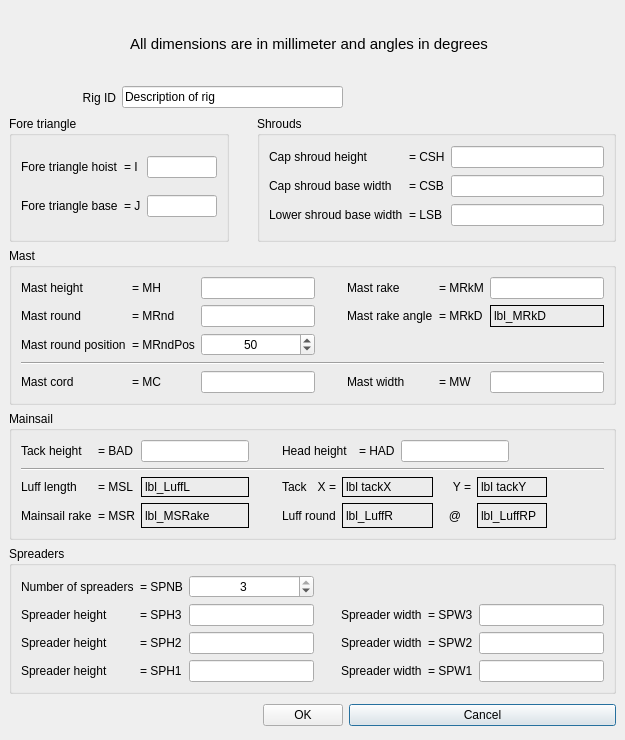
<ui version="4.0" >
 <author>sailcuter</author>
 <class>CFormRigDefBase</class>
 <widget class="QDialog" name="CFormRigDefBase" >
  <property name="geometry" >
   <rect>
    <x>0</x>
    <y>0</y>
    <width>625</width>
    <height>740</height>
   </rect>
  </property>
  <property name="minimumSize" >
   <size>
    <width>625</width>
    <height>740</height>
   </size>
  </property>
  <property name="windowTitle" >
   <string>Rig dimensions</string>
  </property>
  <layout class="QGridLayout" >
   <property name="margin" >
    <number>9</number>
   </property>
   <property name="spacing" >
    <number>6</number>
   </property>
   <item row="6" column="5" >
    <widget class="QPushButton" name="btnCancel" >
     <property name="text" >
      <string>Cancel</string>
     </property>
    </widget>
   </item>
   <item row="6" column="4" >
    <widget class="QPushButton" name="btnOK" >
     <property name="text" >
      <string>OK</string>
     </property>
    </widget>
   </item>
   <item row="5" column="0" colspan="6" >
    <widget class="QGroupBox" name="groupBox_4" >
     <property name="title" >
      <string>Spreaders</string>
     </property>
     <layout class="QGridLayout" >
      <property name="margin" >
       <number>9</number>
      </property>
      <property name="spacing" >
       <number>6</number>
      </property>
      <item row="2" column="5" >
       <widget class="QLabel" name="lbl_SPW2" >
        <property name="text" >
         <string>= SPW2</string>
        </property>
       </widget>
      </item>
      <item row="3" column="5" >
       <widget class="QLabel" name="lbl_SPW1" >
        <property name="text" >
         <string>= SPW1</string>
        </property>
       </widget>
      </item>
      <item row="1" column="5" >
       <widget class="QLabel" name="lbl_SPW3" >
        <property name="text" >
         <string>= SPW3</string>
        </property>
       </widget>
      </item>
      <item row="1" column="3" >
       <spacer>
        <property name="orientation" >
         <enum>Qt::Horizontal</enum>
        </property>
        <property name="sizeType" >
         <enum>QSizePolicy::Minimum</enum>
        </property>
        <property name="sizeHint" >
         <size>
          <width>21</width>
          <height>20</height>
         </size>
        </property>
       </spacer>
      </item>
      <item row="0" column="2" >
       <widget class="QSpinBox" name="spinBox_SPNB" >
        <property name="minimumSize" >
         <size>
          <width>50</width>
          <height>21</height>
         </size>
        </property>
        <property name="alignment" >
         <set>Qt::AlignHCenter</set>
        </property>
        <property name="suffix" >
         <string/>
        </property>
        <property name="maximum" >
         <number>3</number>
        </property>
        <property name="value" >
         <number>3</number>
        </property>
       </widget>
      </item>
      <item row="1" column="6" >
       <widget class="QLineEdit" name="txt_SPW3" >
        <property name="minimumSize" >
         <size>
          <width>70</width>
          <height>0</height>
         </size>
        </property>
        <property name="alignment" >
         <set>Qt::AlignHCenter</set>
        </property>
       </widget>
      </item>
      <item row="2" column="6" >
       <widget class="QLineEdit" name="txt_SPW2" >
        <property name="alignment" >
         <set>Qt::AlignHCenter</set>
        </property>
       </widget>
      </item>
      <item row="3" column="6" >
       <widget class="QLineEdit" name="txt_SPW1" >
        <property name="alignment" >
         <set>Qt::AlignHCenter</set>
        </property>
       </widget>
      </item>
      <item row="2" column="1" >
       <widget class="QLabel" name="lbl_SPH2" >
        <property name="text" >
         <string>= SPH2</string>
        </property>
       </widget>
      </item>
      <item row="3" column="1" >
       <widget class="QLabel" name="lbl_SPH1" >
        <property name="text" >
         <string>= SPH1</string>
        </property>
       </widget>
      </item>
      <item row="3" column="2" >
       <widget class="QLineEdit" name="txt_SPH1" >
        <property name="alignment" >
         <set>Qt::AlignHCenter</set>
        </property>
       </widget>
      </item>
      <item row="2" column="2" >
       <widget class="QLineEdit" name="txt_SPH2" >
        <property name="alignment" >
         <set>Qt::AlignHCenter</set>
        </property>
       </widget>
      </item>
      <item row="1" column="2" >
       <widget class="QLineEdit" name="txt_SPH3" >
        <property name="minimumSize" >
         <size>
          <width>70</width>
          <height>0</height>
         </size>
        </property>
        <property name="alignment" >
         <set>Qt::AlignHCenter</set>
        </property>
       </widget>
      </item>
      <item row="1" column="0" >
       <widget class="QLabel" name="lbl_SpreaderHeight3" >
        <property name="text" >
         <string>Spreader height</string>
        </property>
       </widget>
      </item>
      <item row="2" column="0" >
       <widget class="QLabel" name="lbl_SpreaderHeight2" >
        <property name="text" >
         <string>Spreader height</string>
        </property>
       </widget>
      </item>
      <item row="3" column="0" >
       <widget class="QLabel" name="lbl_SpreaderHeight1" >
        <property name="text" >
         <string>Spreader height</string>
        </property>
       </widget>
      </item>
      <item row="1" column="4" >
       <widget class="QLabel" name="lbl_SpreaderWidth3" >
        <property name="text" >
         <string>Spreader width</string>
        </property>
       </widget>
      </item>
      <item row="2" column="4" >
       <widget class="QLabel" name="lbl_SpreaderWidth2" >
        <property name="text" >
         <string>Spreader width</string>
        </property>
       </widget>
      </item>
      <item row="3" column="4" >
       <widget class="QLabel" name="lbl_SpreaderWidth1" >
        <property name="text" >
         <string>Spreader width</string>
        </property>
       </widget>
      </item>
      <item row="0" column="0" >
       <widget class="QLabel" name="label_SpreaderNumber" >
        <property name="text" >
         <string>Number of spreaders</string>
        </property>
       </widget>
      </item>
      <item row="1" column="1" >
       <widget class="QLabel" name="lbl_SPH3" >
        <property name="text" >
         <string>= SPH3</string>
        </property>
       </widget>
      </item>
      <item row="0" column="1" >
       <widget class="QLabel" name="lbl_SPNB" >
        <property name="text" >
         <string>= SPNB</string>
        </property>
       </widget>
      </item>
     </layout>
    </widget>
   </item>
   <item row="4" column="0" colspan="6" >
    <widget class="QGroupBox" name="groupBox_5" >
     <property name="sizePolicy" >
      <sizepolicy>
       <hsizetype>5</hsizetype>
       <vsizetype>5</vsizetype>
       <horstretch>0</horstretch>
       <verstretch>0</verstretch>
      </sizepolicy>
     </property>
     <property name="minimumSize" >
      <size>
       <width>0</width>
       <height>0</height>
      </size>
     </property>
     <property name="title" >
      <string>Mainsail</string>
     </property>
     <layout class="QGridLayout" >
      <property name="margin" >
       <number>9</number>
      </property>
      <property name="spacing" >
       <number>6</number>
      </property>
      <item row="3" column="1" >
       <widget class="QLabel" name="lblMSR" >
        <property name="text" >
         <string>= MSR</string>
        </property>
       </widget>
      </item>
      <item row="2" column="1" >
       <widget class="QLabel" name="lblMSLL" >
        <property name="text" >
         <string>= MSL</string>
        </property>
       </widget>
      </item>
      <item row="0" column="1" >
       <widget class="QLabel" name="lblBAD" >
        <property name="minimumSize" >
         <size>
          <width>0</width>
          <height>0</height>
         </size>
        </property>
        <property name="text" >
         <string>= BAD</string>
        </property>
       </widget>
      </item>
      <item row="0" column="0" >
       <widget class="QLabel" name="lbl_BAD" >
        <property name="text" >
         <string>Tack height </string>
        </property>
       </widget>
      </item>
      <item row="0" column="7" >
       <widget class="QLabel" name="lblHAD" >
        <property name="text" >
         <string>= HAD</string>
        </property>
       </widget>
      </item>
      <item row="0" column="4" colspan="3" >
       <widget class="QLabel" name="lbl_HAD" >
        <property name="text" >
         <string>Head height</string>
        </property>
       </widget>
      </item>
      <item row="3" column="12" >
       <spacer>
        <property name="orientation" >
         <enum>Qt::Horizontal</enum>
        </property>
        <property name="sizeHint" >
         <size>
          <width>20</width>
          <height>25</height>
         </size>
        </property>
       </spacer>
      </item>
      <item row="3" column="10" colspan="2" >
       <widget class="QLabel" name="lbl_LuffRP" >
        <property name="minimumSize" >
         <size>
          <width>60</width>
          <height>0</height>
         </size>
        </property>
        <property name="frameShape" >
         <enum>QFrame::Box</enum>
        </property>
        <property name="text" >
         <string>lbl_LuffRP</string>
        </property>
       </widget>
      </item>
      <item row="3" column="9" >
       <widget class="QLabel" name="label" >
        <property name="text" >
         <string>@</string>
        </property>
        <property name="alignment" >
         <set>Qt::AlignCenter</set>
        </property>
       </widget>
      </item>
      <item row="3" column="6" colspan="3" >
       <widget class="QLabel" name="lbl_LuffR" >
        <property name="minimumSize" >
         <size>
          <width>70</width>
          <height>0</height>
         </size>
        </property>
        <property name="frameShape" >
         <enum>QFrame::Box</enum>
        </property>
        <property name="text" >
         <string>lbl_LuffR</string>
        </property>
       </widget>
      </item>
      <item row="3" column="4" colspan="2" >
       <widget class="QLabel" name="lbl_Luff_Round" >
        <property name="text" >
         <string>Luff round</string>
        </property>
       </widget>
      </item>
      <item row="3" column="0" >
       <widget class="QLabel" name="lbl_MainRake" >
        <property name="text" >
         <string>Mainsail rake</string>
        </property>
       </widget>
      </item>
      <item row="3" column="2" >
       <widget class="QLabel" name="lbl_MSRake" >
        <property name="minimumSize" >
         <size>
          <width>70</width>
          <height>0</height>
         </size>
        </property>
        <property name="frameShape" >
         <enum>QFrame::Box</enum>
        </property>
        <property name="text" >
         <string>lbl_MSRake</string>
        </property>
       </widget>
      </item>
      <item row="2" column="5" >
       <widget class="QLabel" name="lbl_X" >
        <property name="text" >
         <string>X =</string>
        </property>
        <property name="alignment" >
         <set>Qt::AlignRight|Qt::AlignTrailing|Qt::AlignVCenter</set>
        </property>
       </widget>
      </item>
      <item row="2" column="4" >
       <widget class="QLabel" name="lbl_Mtack" >
        <property name="text" >
         <string>Tack</string>
        </property>
       </widget>
      </item>
      <item row="2" column="2" >
       <widget class="QLabel" name="lbl_LuffL" >
        <property name="minimumSize" >
         <size>
          <width>70</width>
          <height>0</height>
         </size>
        </property>
        <property name="frameShape" >
         <enum>QFrame::Box</enum>
        </property>
        <property name="text" >
         <string>lbl_LuffL</string>
        </property>
       </widget>
      </item>
      <item row="2" column="0" >
       <widget class="QLabel" name="lbl_Luff" >
        <property name="text" >
         <string>Luff length </string>
        </property>
       </widget>
      </item>
      <item row="2" column="12" >
       <spacer>
        <property name="orientation" >
         <enum>Qt::Horizontal</enum>
        </property>
        <property name="sizeHint" >
         <size>
          <width>20</width>
          <height>20</height>
         </size>
        </property>
       </spacer>
      </item>
      <item row="2" column="10" colspan="2" >
       <widget class="QLabel" name="lbl_tackY" >
        <property name="minimumSize" >
         <size>
          <width>70</width>
          <height>0</height>
         </size>
        </property>
        <property name="frameShape" >
         <enum>QFrame::Box</enum>
        </property>
        <property name="text" >
         <string>lbl tackY</string>
        </property>
       </widget>
      </item>
      <item row="2" column="9" >
       <widget class="QLabel" name="lbl_Y" >
        <property name="text" >
         <string>Y =</string>
        </property>
        <property name="alignment" >
         <set>Qt::AlignRight|Qt::AlignTrailing|Qt::AlignVCenter</set>
        </property>
       </widget>
      </item>
      <item row="2" column="6" colspan="3" >
       <widget class="QLabel" name="lbl_tackX" >
        <property name="minimumSize" >
         <size>
          <width>70</width>
          <height>0</height>
         </size>
        </property>
        <property name="frameShape" >
         <enum>QFrame::Box</enum>
        </property>
        <property name="text" >
         <string>lbl tackX</string>
        </property>
       </widget>
      </item>
      <item row="0" column="2" >
       <widget class="QLineEdit" name="txt_BAD" >
        <property name="minimumSize" >
         <size>
          <width>70</width>
          <height>0</height>
         </size>
        </property>
       </widget>
      </item>
      <item row="0" column="11" colspan="2" >
       <spacer>
        <property name="orientation" >
         <enum>Qt::Horizontal</enum>
        </property>
        <property name="sizeHint" >
         <size>
          <width>40</width>
          <height>20</height>
         </size>
        </property>
       </spacer>
      </item>
      <item row="0" column="3" >
       <spacer>
        <property name="orientation" >
         <enum>Qt::Horizontal</enum>
        </property>
        <property name="sizeType" >
         <enum>QSizePolicy::Minimum</enum>
        </property>
        <property name="sizeHint" >
         <size>
          <width>21</width>
          <height>20</height>
         </size>
        </property>
       </spacer>
      </item>
      <item row="0" column="8" colspan="3" >
       <widget class="QLineEdit" name="txt_HAD" >
        <property name="minimumSize" >
         <size>
          <width>70</width>
          <height>0</height>
         </size>
        </property>
       </widget>
      </item>
      <item row="1" column="0" colspan="13" >
       <widget class="Line" name="line_2" >
        <property name="orientation" >
         <enum>Qt::Horizontal</enum>
        </property>
       </widget>
      </item>
     </layout>
    </widget>
   </item>
   <item row="3" column="0" colspan="6" >
    <widget class="QGroupBox" name="groupBox_2" >
     <property name="title" >
      <string>Mast</string>
     </property>
     <layout class="QGridLayout" >
      <property name="margin" >
       <number>9</number>
      </property>
      <property name="spacing" >
       <number>6</number>
      </property>
      <item row="4" column="4" >
       <widget class="QLabel" name="lbl_MastWidth" >
        <property name="text" >
         <string>Mast width</string>
        </property>
       </widget>
      </item>
      <item row="4" column="5" >
       <widget class="QLabel" name="lbl_MW" >
        <property name="text" >
         <string>= MW</string>
        </property>
       </widget>
      </item>
      <item row="4" column="6" >
       <widget class="QLineEdit" name="txt_MW" >
        <property name="minimumSize" >
         <size>
          <width>70</width>
          <height>0</height>
         </size>
        </property>
        <property name="alignment" >
         <set>Qt::AlignHCenter</set>
        </property>
       </widget>
      </item>
      <item row="4" column="2" >
       <widget class="QLineEdit" name="txt_MC" >
        <property name="minimumSize" >
         <size>
          <width>70</width>
          <height>0</height>
         </size>
        </property>
        <property name="alignment" >
         <set>Qt::AlignHCenter</set>
        </property>
       </widget>
      </item>
      <item row="4" column="1" >
       <widget class="QLabel" name="lbl_MC" >
        <property name="text" >
         <string>= MC</string>
        </property>
       </widget>
      </item>
      <item row="4" column="0" >
       <widget class="QLabel" name="lbl_MastCord" >
        <property name="text" >
         <string>Mast cord</string>
        </property>
       </widget>
      </item>
      <item row="1" column="6" >
       <widget class="QLabel" name="lbl_MRkD" >
        <property name="frameShape" >
         <enum>QFrame::Box</enum>
        </property>
        <property name="text" >
         <string>lbl_MRkD</string>
        </property>
       </widget>
      </item>
      <item row="1" column="5" >
       <widget class="QLabel" name="lbl_MRkDeg" >
        <property name="text" >
         <string>= MRkD</string>
        </property>
       </widget>
      </item>
      <item row="1" column="4" >
       <widget class="QLabel" name="lbl_MastRakeAngle" >
        <property name="text" >
         <string>Mast rake angle</string>
        </property>
       </widget>
      </item>
      <item row="0" column="2" >
       <widget class="QLineEdit" name="txt_MH" >
        <property name="sizePolicy" >
         <sizepolicy>
          <hsizetype>3</hsizetype>
          <vsizetype>0</vsizetype>
          <horstretch>0</horstretch>
          <verstretch>0</verstretch>
         </sizepolicy>
        </property>
        <property name="minimumSize" >
         <size>
          <width>70</width>
          <height>0</height>
         </size>
        </property>
        <property name="alignment" >
         <set>Qt::AlignHCenter</set>
        </property>
       </widget>
      </item>
      <item row="1" column="2" >
       <widget class="QLineEdit" name="txt_MRnd" >
        <property name="alignment" >
         <set>Qt::AlignHCenter</set>
        </property>
       </widget>
      </item>
      <item row="0" column="3" >
       <spacer>
        <property name="orientation" >
         <enum>Qt::Horizontal</enum>
        </property>
        <property name="sizeType" >
         <enum>QSizePolicy::Minimum</enum>
        </property>
        <property name="sizeHint" >
         <size>
          <width>20</width>
          <height>20</height>
         </size>
        </property>
       </spacer>
      </item>
      <item row="0" column="4" >
       <widget class="QLabel" name="lbl_MastRake" >
        <property name="text" >
         <string>Mast rake</string>
        </property>
       </widget>
      </item>
      <item row="0" column="5" >
       <widget class="QLabel" name="lbl_MRkM" >
        <property name="text" >
         <string>= MRkM</string>
        </property>
       </widget>
      </item>
      <item row="0" column="6" >
       <widget class="QLineEdit" name="txt_MRkM" >
        <property name="sizePolicy" >
         <sizepolicy>
          <hsizetype>3</hsizetype>
          <vsizetype>0</vsizetype>
          <horstretch>0</horstretch>
          <verstretch>0</verstretch>
         </sizepolicy>
        </property>
        <property name="minimumSize" >
         <size>
          <width>70</width>
          <height>0</height>
         </size>
        </property>
        <property name="alignment" >
         <set>Qt::AlignHCenter</set>
        </property>
       </widget>
      </item>
      <item row="0" column="0" >
       <widget class="QLabel" name="lbl_MastHeight" >
        <property name="text" >
         <string>Mast height</string>
        </property>
       </widget>
      </item>
      <item row="0" column="1" >
       <widget class="QLabel" name="lbl_MH" >
        <property name="text" >
         <string>= MH</string>
        </property>
       </widget>
      </item>
      <item row="1" column="1" >
       <widget class="QLabel" name="lbl_MRnd" >
        <property name="text" >
         <string>= MRnd</string>
        </property>
       </widget>
      </item>
      <item row="1" column="0" >
       <widget class="QLabel" name="lbl_MastRound" >
        <property name="text" >
         <string>Mast round</string>
        </property>
       </widget>
      </item>
      <item row="2" column="1" >
       <widget class="QLabel" name="lbl_MRndPos" >
        <property name="text" >
         <string>= MRndPos</string>
        </property>
       </widget>
      </item>
      <item row="2" column="0" >
       <widget class="QLabel" name="lbl_MastRoundPos" >
        <property name="text" >
         <string>Mast round position</string>
        </property>
       </widget>
      </item>
      <item row="3" column="0" colspan="7" >
       <widget class="Line" name="line" >
        <property name="orientation" >
         <enum>Qt::Horizontal</enum>
        </property>
       </widget>
      </item>
      <item row="2" column="2" >
       <widget class="QSpinBox" name="spinBox_MRndPos" >
        <property name="alignment" >
         <set>Qt::AlignHCenter</set>
        </property>
        <property name="maximum" >
         <number>80</number>
        </property>
        <property name="minimum" >
         <number>20</number>
        </property>
        <property name="value" >
         <number>50</number>
        </property>
       </widget>
      </item>
     </layout>
    </widget>
   </item>
   <item row="2" column="3" colspan="3" >
    <widget class="QGroupBox" name="groupBox_3" >
     <property name="title" >
      <string>Shrouds</string>
     </property>
     <layout class="QGridLayout" >
      <property name="margin" >
       <number>9</number>
      </property>
      <property name="spacing" >
       <number>6</number>
      </property>
      <item row="2" column="0" >
       <widget class="QLabel" name="lbl_LowerShroudBase" >
        <property name="text" >
         <string>Lower shroud base width</string>
        </property>
       </widget>
      </item>
      <item row="2" column="1" >
       <widget class="QLabel" name="lbl_LSB" >
        <property name="text" >
         <string>= LSB</string>
        </property>
       </widget>
      </item>
      <item row="1" column="0" >
       <widget class="QLabel" name="lbl_CapShroudBase" >
        <property name="text" >
         <string>Cap shroud base width</string>
        </property>
       </widget>
      </item>
      <item row="1" column="1" >
       <widget class="QLabel" name="lbl_CSB" >
        <property name="text" >
         <string>= CSB</string>
        </property>
       </widget>
      </item>
      <item row="0" column="1" >
       <widget class="QLabel" name="lbl_CSH" >
        <property name="text" >
         <string>= CSH</string>
        </property>
       </widget>
      </item>
      <item row="0" column="0" >
       <widget class="QLabel" name="lbl_CapShroudHeight" >
        <property name="text" >
         <string>Cap shroud height</string>
        </property>
       </widget>
      </item>
      <item row="2" column="2" >
       <widget class="QLineEdit" name="txt_LSB" >
        <property name="minimumSize" >
         <size>
          <width>70</width>
          <height>0</height>
         </size>
        </property>
        <property name="alignment" >
         <set>Qt::AlignHCenter</set>
        </property>
       </widget>
      </item>
      <item row="0" column="2" >
       <widget class="QLineEdit" name="txt_CSH" >
        <property name="sizePolicy" >
         <sizepolicy>
          <hsizetype>3</hsizetype>
          <vsizetype>0</vsizetype>
          <horstretch>0</horstretch>
          <verstretch>0</verstretch>
         </sizepolicy>
        </property>
        <property name="minimumSize" >
         <size>
          <width>70</width>
          <height>0</height>
         </size>
        </property>
        <property name="alignment" >
         <set>Qt::AlignHCenter</set>
        </property>
       </widget>
      </item>
      <item row="1" column="2" >
       <widget class="QLineEdit" name="txt_CSB" >
        <property name="minimumSize" >
         <size>
          <width>70</width>
          <height>0</height>
         </size>
        </property>
        <property name="alignment" >
         <set>Qt::AlignHCenter</set>
        </property>
       </widget>
      </item>
     </layout>
    </widget>
   </item>
   <item row="2" column="2" >
    <spacer>
     <property name="orientation" >
      <enum>Qt::Horizontal</enum>
     </property>
     <property name="sizeType" >
      <enum>QSizePolicy::Minimum</enum>
     </property>
     <property name="sizeHint" >
      <size>
       <width>16</width>
       <height>126</height>
      </size>
     </property>
    </spacer>
   </item>
   <item row="1" column="5" >
    <spacer>
     <property name="orientation" >
      <enum>Qt::Horizontal</enum>
     </property>
     <property name="sizeHint" >
      <size>
       <width>71</width>
       <height>25</height>
      </size>
     </property>
    </spacer>
   </item>
   <item row="0" column="0" colspan="6" >
    <widget class="QLabel" name="lbl_TopFrame" >
     <property name="sizePolicy" >
      <sizepolicy>
       <hsizetype>5</hsizetype>
       <vsizetype>1</vsizetype>
       <horstretch>0</horstretch>
       <verstretch>0</verstretch>
      </sizepolicy>
     </property>
     <property name="minimumSize" >
      <size>
       <width>200</width>
       <height>40</height>
      </size>
     </property>
     <property name="maximumSize" >
      <size>
       <width>600</width>
       <height>160</height>
      </size>
     </property>
     <property name="font" >
      <font>
       <pointsize>11</pointsize>
      </font>
     </property>
     <property name="text" >
      <string>All dimensions are in millimeter and angles in degrees</string>
     </property>
     <property name="alignment" >
      <set>Qt::AlignCenter</set>
     </property>
    </widget>
   </item>
   <item row="6" column="0" colspan="4" >
    <spacer>
     <property name="orientation" >
      <enum>Qt::Horizontal</enum>
     </property>
     <property name="sizeHint" >
      <size>
       <width>331</width>
       <height>31</height>
      </size>
     </property>
    </spacer>
   </item>
   <item row="2" column="0" colspan="2" >
    <widget class="QGroupBox" name="groupBox" >
     <property name="title" >
      <string>Fore triangle</string>
     </property>
     <layout class="QGridLayout" >
      <property name="margin" >
       <number>9</number>
      </property>
      <property name="spacing" >
       <number>6</number>
      </property>
      <item row="1" column="0" >
       <widget class="QLabel" name="lbl_foreJ" >
        <property name="text" >
         <string>Fore triangle base</string>
        </property>
       </widget>
      </item>
      <item row="0" column="0" >
       <widget class="QLabel" name="lbl_foreI" >
        <property name="text" >
         <string>Fore triangle hoist</string>
        </property>
       </widget>
      </item>
      <item row="1" column="1" >
       <widget class="QLabel" name="lbl_J" >
        <property name="text" >
         <string>= J</string>
        </property>
       </widget>
      </item>
      <item row="0" column="1" >
       <widget class="QLabel" name="lbl_I" >
        <property name="text" >
         <string>= I</string>
        </property>
       </widget>
      </item>
      <item row="1" column="2" >
       <widget class="QLineEdit" name="txt_foreJ" >
        <property name="sizePolicy" >
         <sizepolicy>
          <hsizetype>1</hsizetype>
          <vsizetype>0</vsizetype>
          <horstretch>0</horstretch>
          <verstretch>0</verstretch>
         </sizepolicy>
        </property>
        <property name="minimumSize" >
         <size>
          <width>70</width>
          <height>0</height>
         </size>
        </property>
        <property name="alignment" >
         <set>Qt::AlignHCenter</set>
        </property>
       </widget>
      </item>
      <item row="0" column="2" >
       <widget class="QLineEdit" name="txt_foreI" >
        <property name="sizePolicy" >
         <sizepolicy>
          <hsizetype>1</hsizetype>
          <vsizetype>0</vsizetype>
          <horstretch>0</horstretch>
          <verstretch>0</verstretch>
         </sizepolicy>
        </property>
        <property name="minimumSize" >
         <size>
          <width>70</width>
          <height>0</height>
         </size>
        </property>
        <property name="alignment" >
         <set>Qt::AlignHCenter</set>
        </property>
       </widget>
      </item>
     </layout>
    </widget>
   </item>
   <item row="1" column="0" >
    <widget class="QLabel" name="lbl_RigID" >
     <property name="text" >
      <string>Rig ID</string>
     </property>
     <property name="alignment" >
      <set>Qt::AlignRight|Qt::AlignTrailing|Qt::AlignVCenter</set>
     </property>
    </widget>
   </item>
   <item row="1" column="1" colspan="4" >
    <widget class="QLineEdit" name="txt_RigID" >
     <property name="text" >
      <string>Description of rig</string>
     </property>
    </widget>
   </item>
  </layout>
 </widget>
 <layoutdefault spacing="6" margin="9" />
 <tabstops>
  <tabstop>btnOK</tabstop>
  <tabstop>btnCancel</tabstop>
  <tabstop>txt_RigID</tabstop>
  <tabstop>txt_foreI</tabstop>
  <tabstop>txt_foreJ</tabstop>
  <tabstop>txt_CSH</tabstop>
  <tabstop>txt_CSB</tabstop>
  <tabstop>txt_LSB</tabstop>
  <tabstop>txt_MH</tabstop>
  <tabstop>txt_MRnd</tabstop>
  <tabstop>spinBox_MRndPos</tabstop>
  <tabstop>txt_MRkM</tabstop>
  <tabstop>txt_MC</tabstop>
  <tabstop>txt_MW</tabstop>
  <tabstop>txt_BAD</tabstop>
  <tabstop>spinBox_SPNB</tabstop>
  <tabstop>txt_SPH3</tabstop>
  <tabstop>txt_SPW3</tabstop>
  <tabstop>txt_SPH2</tabstop>
  <tabstop>txt_SPW2</tabstop>
  <tabstop>txt_SPH1</tabstop>
  <tabstop>txt_SPW1</tabstop>
 </tabstops>
 <resources/>
 <connections/>
</ui>
